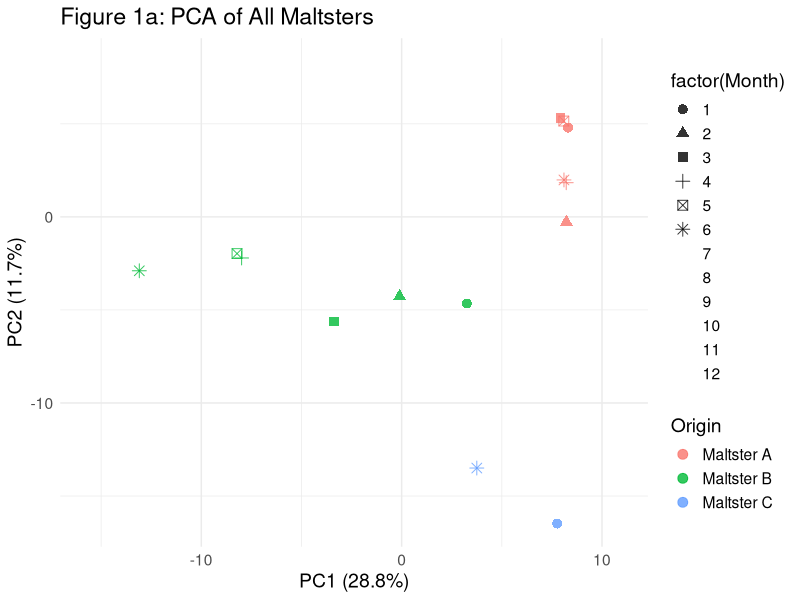
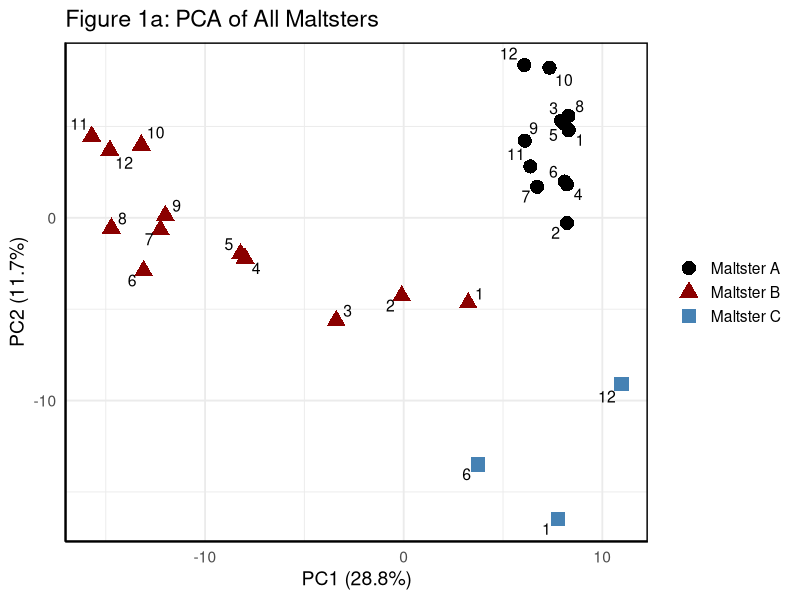
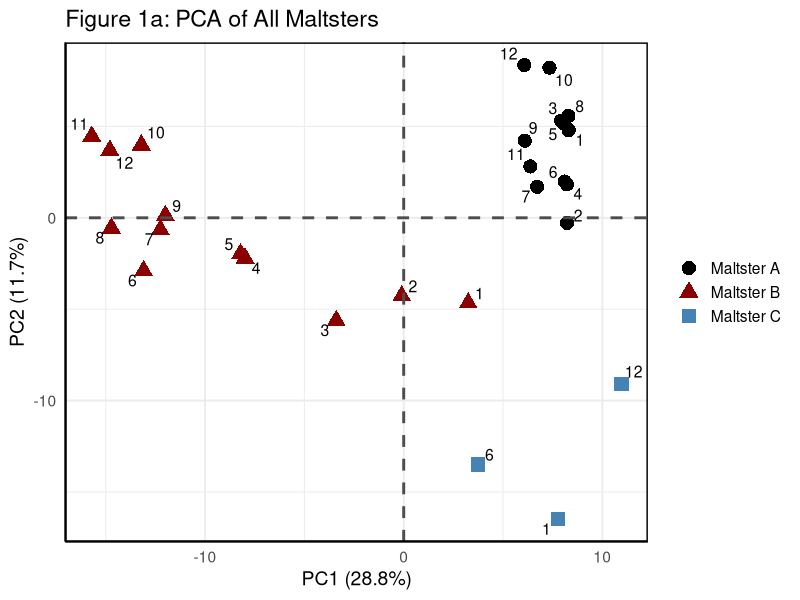

Reproduce these figures in R, in order.
# Load libraries
library(tidyverse)
library(ggfortify)

# Load your cleaned data
allmets <- read_csv("AllMetsv.1_03282025.csv")

# View column names to double check
# glimpse(allmets)

# Split metadata and metabolites
meta <- allmets %>%
  select(ID, Variety, Origin, Month)

mets <- allmets %>%
  select(-ID, -Variety, -Origin, -Month)

# Run PCA
pca_res <- prcomp(mets, scale. = TRUE)

# Combine PCA scores and metadata
pca_df <- as.data.frame(pca_res$x) %>%
  bind_cols(meta)

# Plot PCA: Color by Origin (i.e., maltster), shape by Month
ggplot(pca_df, aes(x = PC1, y = PC2, color = Origin, shape = factor(Month))) +
  geom_point(size = 3, alpha = 0.8) +
  labs(
    title = "Figure 1a: PCA of All Maltsters",
    x = paste0("PC1 (", round(summary(pca_res)$importance[2,1]*100, 1), "%)"),
    y = paste0("PC2 (", round(summary(pca_res)$importance[2,2]*100, 1), "%)")
  ) +
  theme_minimal() +
  theme(text = element_text(size = 14))


#____________________
#V.2 from GPT with different metrics
# Load libraries
library(tidyverse)
library(ggrepel)

# Load your updated dataset
allmets <- read_csv("AllMetsv.1_03282025.csv")

# Split metadata and metabolite data
meta <- allmets %>%
  select(ID, Variety, Origin, Month)

mets <- allmets %>%
  select(-ID, -Variety, -Origin, -Month)

# Run PCA
pca_res <- prcomp(mets, scale. = TRUE)

# Combine PCA scores with metadata
pca_df <- as.data.frame(pca_res$x) %>%
  bind_cols(meta)

# Define shapes and colors for each maltster
maltster_shapes <- c("Maltster A" = 16, "Maltster B" = 17, "Maltster C" = 15)  # circle, triangle, square
maltster_colors <- c("Maltster A" = "black", "Maltster B" = "darkred", "Maltster C" = "steelblue")

# PCA Plot
ggplot(pca_df, aes(x = PC1, y = PC2)) +
  geom_point(aes(shape = Origin, color = Origin), size = 4, stroke = 1.2) +
  geom_text_repel(aes(label = Month), size = 4, color = "black") +
  labs(
    title = "Figure 1a: PCA of All Maltsters",
    x = paste0("PC1 (", round(summary(pca_res)$importance[2, 1] * 100, 1), "%)"),
    y = paste0("PC2 (", round(summary(pca_res)$importance[2, 2] * 100, 1), "%)")
  ) +
  scale_shape_manual(values = maltster_shapes) +
  scale_color_manual(values = maltster_colors) +
  theme_minimal(base_size = 14) +
  theme(
    panel.border = element_rect(color = "black", fill = NA, size = 1),
    axis.line = element_line(color = "black"),
    legend.title = element_blank(),
    legend.position = "right"
  )
###v.3 from GPT with crosshairs and fixing errors
# Load libraries
library(tidyverse)
library(ggrepel)

# Load your updated dataset
allmets <- read_csv("AllMetsv.1_03282025.csv")

# Split metadata and metabolite data
meta <- allmets %>%
  select(ID, Variety, Origin, Month)

mets <- allmets %>%
  select(-ID, -Variety, -Origin, -Month)

# Run PCA
pca_res <- prcomp(mets, scale. = TRUE)

# Combine PCA scores with metadata
pca_df <- as.data.frame(pca_res$x) %>%
  bind_cols(meta)

# Define shapes and colors for each maltster
maltster_shapes <- c("Maltster A" = 16, "Maltster B" = 17, "Maltster C" = 15)  # circle, triangle, square
maltster_colors <- c("Maltster A" = "black", "Maltster B" = "darkred", "Maltster C" = "steelblue")

# PCA Plot with fixes and crosshairs
ggplot(pca_df, aes(x = PC1, y = PC2)) +
  geom_point(aes(shape = Origin, color = Origin), size = 4, stroke = 1.2) +
  geom_text_repel(aes(label = Month), size = 4, color = "black", max.overlaps = 100) +
  geom_hline(yintercept = 0, linewidth = 1, color = "gray30", linetype = "dashed") +
  geom_vline(xintercept = 0, linewidth = 1, color = "gray30", linetype = "dashed") +
  labs(
    title = "Figure 1a: PCA of All Maltsters",
    x = paste0("PC1 (", round(summary(pca_res)$importance[2, 1] * 100, 1), "%)"),
    y = paste0("PC2 (", round(summary(pca_res)$importance[2, 2] * 100, 1), "%)")
  ) +
  scale_shape_manual(values = maltster_shapes) +
  scale_color_manual(values = maltster_colors) +
  theme_minimal(base_size = 14) +
  theme(
    panel.border = element_rect(color = "black", fill = NA, linewidth = 1),
    axis.line = element_line(color = "black"),
    legend.title = element_blank(),
    legend.position = "right"
  )
